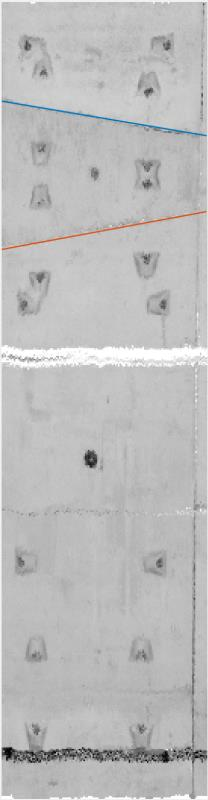
%> input picture example/tunnel_joint seam-latitude.jpg, 208 x 800 px
$ octave --eval "result = gettopring(rgb2gray(imread('example/tunnel_joint seam-latitude.jpg')));"   (GNU Octave 9; MATLAB toolbox functions it lacks are replaced by stand-ins)
%> lines starting %> are read from the running program, lines starting %| are printed output that depends on the picture
function [lines1,lines2,flag] = gettopring(I)
%
imshow(I);hold on;
flag = 0;
width = size(I,2);
lines1 = gettopringfromimg(I,-85,-75);
lines2 = gettopringfromimg(I,75,85);
v1 = lines1.point1-lines1.point2;
v2 = lines2.point1-lines2.point2;
k1 = v1(2)./v1(1);
k2 = v2(2)./v2(1);

%延长检测到的直线
lines1.point1(1,2) = lines1.point1(1,1)*k1+lines1.point1(1,2);
lines1.point1(1,1) = 0;
lines1.point2(1,2) = (width-lines1.point2(1,1))*k1+lines1.point2(1,2);
lines1.point2(1,1) = width;

lines2.point1(1,2) = lines2.point1(1,1)*k1+lines2.point1(1,2);
lines2.point1(1,1) = 0;
lines2.point2(1,2) = (width-lines2.point2(1,1))*k1+lines2.point2(1,2);
lines2.point2(1,1) = width;

% [6 lines of commented-out code are left out]

showlines(lines1);
showlines(lines2);

end

function showlines(lines)
     for k=1:length(lines)
        xy=[lines(k).point1;lines(k).point2];
        plot(xy(:,1),xy(:,2),'LineWidth',2);
     end
end

function lines = gettopringfromimg(I,sA,eA)
%
%图像预处理
Ivl = im2double(I);
Iedge=edge(Ivl,'canny',0.05);
Iedge = imdilate(Iedge,ones(2));

%霍夫直线检测
[H1,T1,R1] = hough(Iedge,'Theta',sA:eA);
Peaks=houghpeaks(H1,1);
lines=houghlines(Iedge,T1,R1,Peaks);
end
%> in gettopringfromimg, `Iedge=edge(Ivl,'canny',0.05);`:
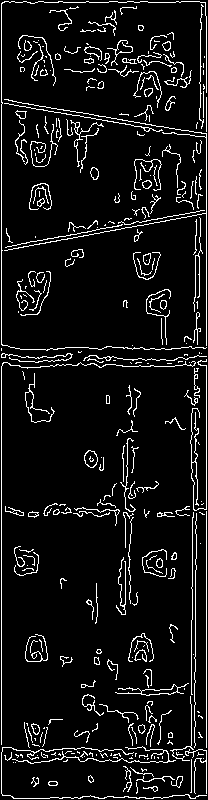
%> Iedge: size 800x208 logical; 8.1% white in thin lines or dots
%> in gettopringfromimg, `Iedge = imdilate(Iedge,ones(2));`:
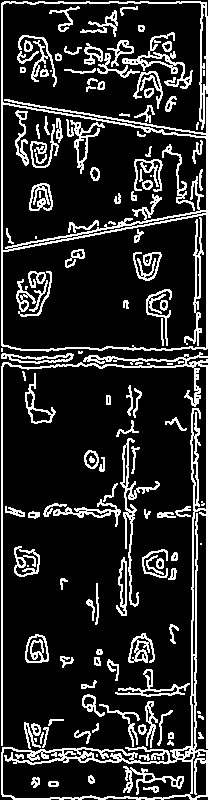
%> Iedge: size 800x208 logical; 17.2% white in thin lines or dots
%> in gettopringfromimg, `[H1,T1,R1] = hough(Iedge,'Theta',sA:eA);`: T1 = [-85 -84 -83 -82 -81 -80 -79 -78 -77 -76 -75]; R1 = 1653 values from -826 to 826
%> in gettopringfromimg, `Peaks=houghpeaks(H1,1);`: Peaks = [730 6]
%> in gettopringfromimg, `lines=houghlines(Iedge,T1,R1,Peaks);`: lines = 1 line; point1 to point2 (x, y): (2, 100) to (208, 136)
%> in gettopring, `lines1 = gettopringfromimg(I,-85,-75);`: lines1 has the same summary as lines in gettopringfromimg
%> in gettopring, `lines2 = gettopringfromimg(I,75,85);`: lines2 = 1 line; point1 to point2 (x, y): (207, 215) to (2, 252)
%> in gettopring, `v1 = lines1.point1-lines1.point2;`: v1 = [-206 -36]
%> in gettopring, `v2 = lines2.point1-lines2.point2;`: v2 = [205 -37]
%> in gettopring, `k1 = v1(2)./v1(1);`: k1 = 0.175
%> in gettopring, `k2 = v2(2)./v2(1);`: k2 = -0.18
%> the loop in showlines, `for k=1:length(lines)` made 1 pass
%> xy on pass 1: [0 100.3; 208 136]
%> the loop in showlines (call 2), `for k=1:length(lines)` made 1 pass
%> xy on pass 1: [0 251.2; 208 288]
%> `result = gettopring(rgb2gray(imread('example/tunnel_joint seam-latitud..`:
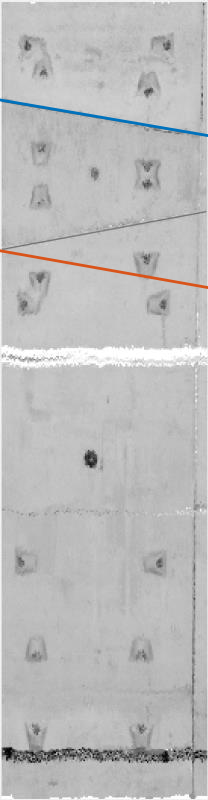
%> figure redrawn from the program's plot data
%> `result = gettopring(rgb2gray(imread('example/tunnel_joint seam-latitud..`: result = 1 line; point1 to point2 (x, y): (0, 100) to (208, 136)
